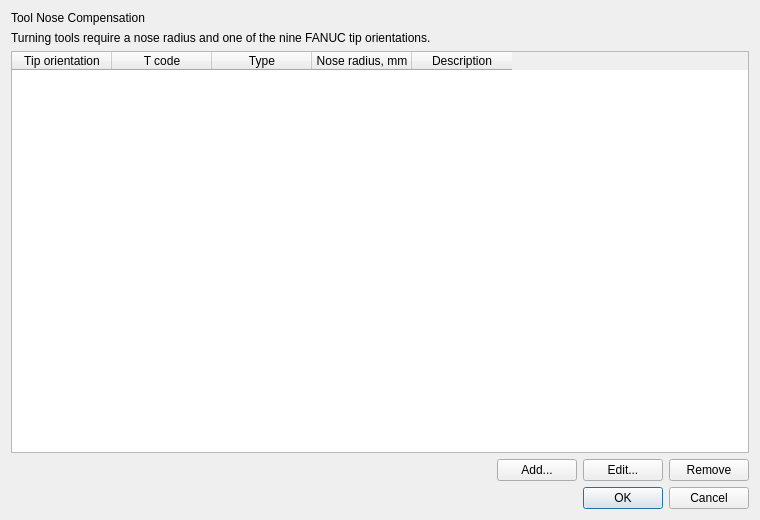
<?xml version="1.0" encoding="UTF-8"?>
<ui version="4.0">
 <class>TurningToolsDlg</class>
 <widget class="QDialog" name="TurningToolsDlg">
  <property name="geometry">
   <rect>
    <x>0</x>
    <y>0</y>
    <width>760</width>
    <height>520</height>
   </rect>
  </property>
  <property name="minimumSize">
   <size>
    <width>640</width>
    <height>420</height>
   </size>
  </property>
  <property name="windowTitle">
   <string>Turning Tools</string>
  </property>
  <layout class="QVBoxLayout" name="verticalLayout">
   <item>
    <widget class="QLabel" name="titleLabel">
     <property name="text">
      <string>Tool Nose Compensation</string>
     </property>
    </widget>
   </item>
   <item>
    <widget class="QLabel" name="helpLabel">
     <property name="text">
      <string>Turning tools require a nose radius and one of the nine FANUC tip orientations.</string>
     </property>
     <property name="wordWrap">
      <bool>true</bool>
     </property>
    </widget>
   </item>
   <item>
    <widget class="QTableWidget" name="toolTable">
     <property name="editTriggers">
      <set>QAbstractItemView::EditTrigger::NoEditTriggers</set>
     </property>
     <property name="selectionMode">
      <enum>QAbstractItemView::SelectionMode::SingleSelection</enum>
     </property>
     <property name="selectionBehavior">
      <enum>QAbstractItemView::SelectionBehavior::SelectRows</enum>
     </property>
     <property name="columnCount">
      <number>5</number>
     </property>
     <column>
      <property name="text">
       <string>Tip orientation</string>
      </property>
     </column>
     <column>
      <property name="text">
       <string>T code</string>
      </property>
     </column>
     <column>
      <property name="text">
       <string>Type</string>
      </property>
     </column>
     <column>
      <property name="text">
       <string>Nose radius, mm</string>
      </property>
     </column>
     <column>
      <property name="text">
       <string>Description</string>
      </property>
     </column>
    </widget>
   </item>
   <item>
    <layout class="QHBoxLayout" name="toolButtonsLayout">
     <item>
      <spacer name="horizontalSpacer">
       <property name="orientation">
        <enum>Qt::Orientation::Horizontal</enum>
       </property>
       <property name="sizeHint" stdset="0">
        <size>
         <width>40</width>
         <height>20</height>
        </size>
       </property>
      </spacer>
     </item>
     <item>
      <widget class="QPushButton" name="addButton">
       <property name="text">
        <string>Add...</string>
       </property>
      </widget>
     </item>
     <item>
      <widget class="QPushButton" name="editButton">
       <property name="text">
        <string>Edit...</string>
       </property>
      </widget>
     </item>
     <item>
      <widget class="QPushButton" name="removeButton">
       <property name="text">
        <string>Remove</string>
       </property>
      </widget>
     </item>
    </layout>
   </item>
   <item>
    <widget class="QDialogButtonBox" name="buttonBox">
     <property name="orientation">
      <enum>Qt::Orientation::Horizontal</enum>
     </property>
     <property name="standardButtons">
      <set>QDialogButtonBox::StandardButton::Cancel|QDialogButtonBox::StandardButton::Ok</set>
     </property>
    </widget>
   </item>
  </layout>
 </widget>
 <resources/>
 <connections>
  <connection>
   <sender>buttonBox</sender>
   <signal>accepted()</signal>
   <receiver>TurningToolsDlg</receiver>
   <slot>accept()</slot>
   <hints>
    <hint type="sourcelabel">
     <x>20</x>
     <y>20</y>
    </hint>
    <hint type="destinationlabel">
     <x>20</x>
     <y>20</y>
    </hint>
   </hints>
  </connection>
  <connection>
   <sender>buttonBox</sender>
   <signal>rejected()</signal>
   <receiver>TurningToolsDlg</receiver>
   <slot>reject()</slot>
   <hints>
    <hint type="sourcelabel">
     <x>20</x>
     <y>20</y>
    </hint>
    <hint type="destinationlabel">
     <x>20</x>
     <y>20</y>
    </hint>
   </hints>
  </connection>
 </connections>
</ui>
